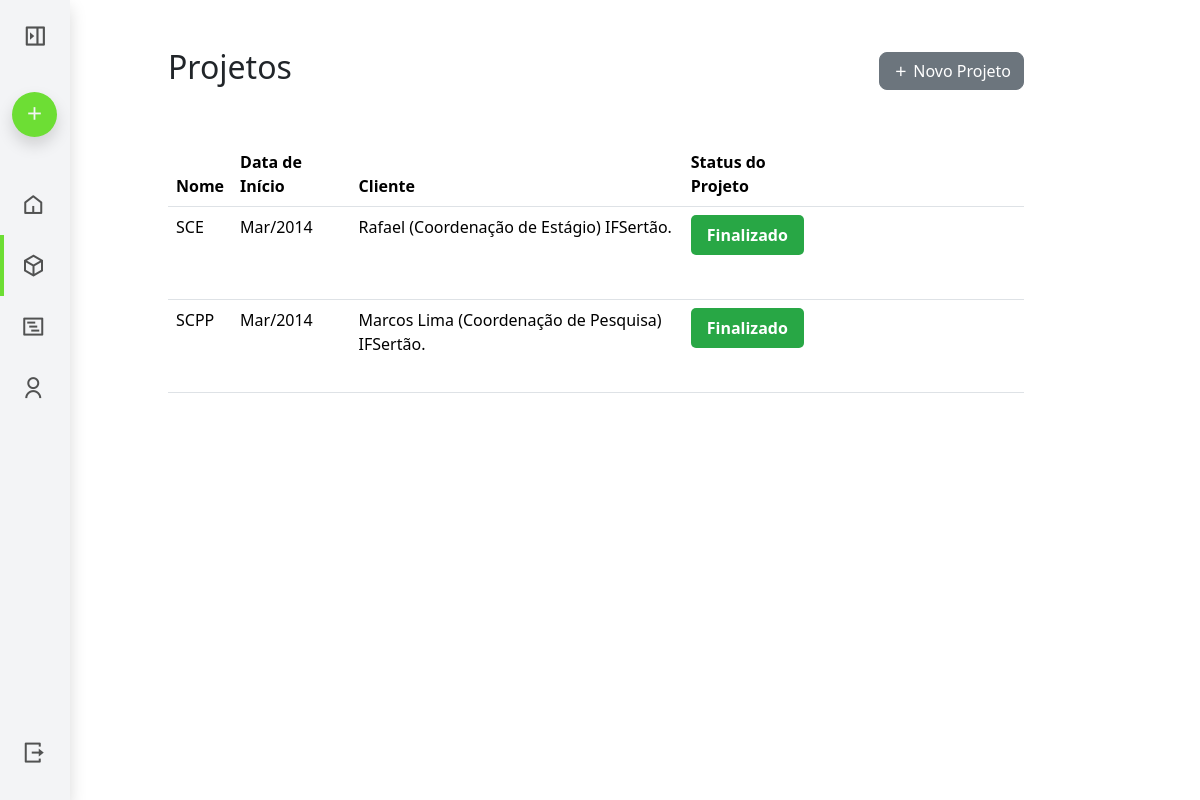
Screenshot of /sgpa/projetos/ (signed in) with the database file from the repository.
### projetos/models.py (models this page shows, shortened)
class Projeto(models.Model):
    STATUS_PROJETO_CHOICES = [
        ("finalizado", "Finalizado"),
        ("em_andamento", "Em andamento"),
        ("nao_finalizado", "Não Finalizado"),
        ( "cancelado", "Cancelado")
    ]
    STATUS_IMPLANTACAO_CHOICES = [
        ("nao_implantado", "Não Implantado"),
        ("implantado", "Implantado"),
    ]
    STATUS_REGISTRO_CHOICES = [
        ("nao_registrado", "Não Regristrado"),
        ("registro_andamento", "Registro em Andamento"),
        ("registro_concluido", "Registro Concluído"),
    ]
    usuario = models.ForeignKey('auth.User', on_delete=models.CASCADE)
    nome = models.CharField(max_length=100)
    nome_abreviado = models.CharField(max_length=8)
    descricao = models.TextField(blank=True, null=True)
    data_inicio = models.DateField(blank=True, null=True)
    equipe = models.TextField(blank=True, null=True)
    nome_da_equipe = models.CharField(max_length=100, blank=True, null=True)
    link_do_projeto = models.URLField(blank=True, null=True)
    cliente = models.CharField(max_length=100)
    data_cadastro = models.DateTimeField(auto_now_add=True)
    status_projeto = models.CharField(
        max_length=20,
        choices=STATUS_PROJETO_CHOICES,
        default="em_andamento"
    )
    status_implantacao = models.CharField(
        max_length=20,
        choices=STATUS_IMPLANTACAO_CHOICES,
        default="nao_implantado"
    )
    status_registro = models.CharField(
        max_length=20,
        choices=STATUS_REGISTRO_CHOICES,
        default="nao_registrado"
    )
    imagem = models.ImageField(upload_to='projetos/', blank=True, null=True)

### projetos/views.py (the view)
# urls.py: path('', ProjetoListView.as_view(), name='lista-projetos'),
class ProjetoListView(LoginRequiredMixin, ListView):
    model = Projeto
    template_name = "projetos/projeto_list.html"
    context_object_name = "projetos"
    paginate_by = 15
    ordering = ['-data_cadastro']

### projetos/templates/projetos/projeto_list.html (shortened to what this page needs)
{% extends "./base_app.html" %}
{% block AppContent %}
    {% if projetos %}
    <table class="table table-responsive table-hover">
        <thead>
            <tr>
                <th>Nome</th>
                <th>Data de Início</th>
                <th>Cliente</th>
                <th>Status do Projeto</th>
                <th></th>
            </tr>
        </thead>
        <tbody>
            {% for projeto in projetos %}
                <tr>
                    <td>{{ projeto.nome_abreviado }}</td>
                    <td>{{ projeto.data_inicio|date:'M/Y' }}</td>
                    <td>{{ projeto.cliente }}</td>
                    <td>
                        <span  class="d-block project-status status_{{ projeto.status_projeto|lower }}">{{ projeto.get_status_projeto_display }}</span>
                    </td>
                    <td>
                    </td>
                </tr>
            {% endfor %}
        </tbody>
    </table>
    {% else %}
    <p>Nenhum Projeto Cadastrado!</p>
    {% endif %}
{% endblock %}

### global/static/css/main.css (style rules this page uses)
:root { --font-header: "Bebas Neue", serif; --error-color: #d8000c; --error-bg: #ffdddd; --border-light: #ccc; --text-light: #666; }
table tr { height: 58px; }
table tr td span { max-width: max-content; }
.project-status { padding: 0.5rem 1rem; font-weight: bold; border-radius: 5px; text-transform: capitalize; }
.status_finalizado { background-color: #28a745; color: white; }
body { min-height: 100vh; overflow-x: hidden; }

### rows the page displays
Projeto: nome_abreviado "SCE", data_inicio "Mar/2014", cliente "Rafael (Coordenação de Estágio) IFSertão.", status_projeto "Finalizado"
Projeto: nome_abreviado "SCPP", data_inicio "Mar/2014", cliente "Marcos Lima (Coordenação de Pesquisa) IFSertão.", status_projeto "Finalizado"
